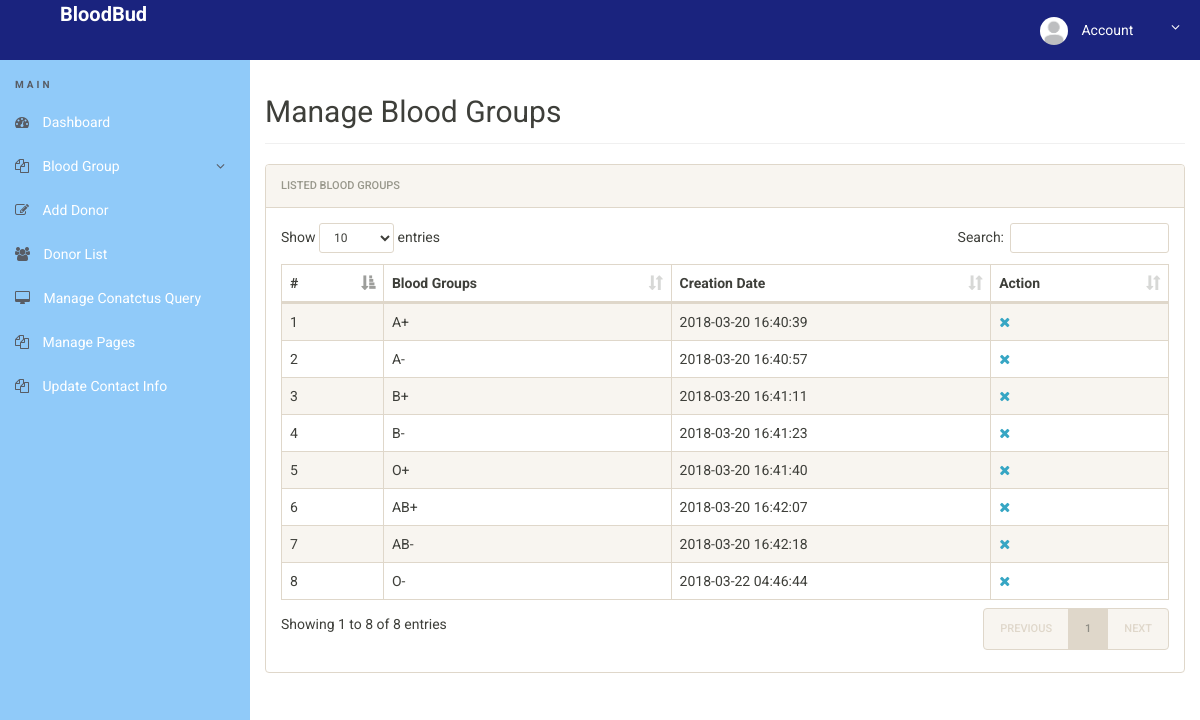
/admin/manage-bloodgroup.php (signed in), run on the app's committed database.
### tables this page shows
CREATE TABLE `tblbloodgroup` (
  `id` int(11) NOT NULL,
  `BloodGroup` varchar(20) DEFAULT NULL,
  `PostingDate` timestamp NOT NULL DEFAULT CURRENT_TIMESTAMP
);

### admin/manage-bloodgroup.php (the view, shortened to what this page needs)
<?php
include('includes/config.php');
if(strlen($_SESSION['alogin'])==0)
	{
header('location:index.php');
}
else{
 ?>
<!doctype html>
<html lang="en" class="no-js">
<head>
	<link rel="stylesheet" href="css/font-awesome.min.css">
	<link rel="stylesheet" href="css/bootstrap.min.css">
	<link rel="stylesheet" href="css/dataTables.bootstrap.min.css">
	<link rel="stylesheet" href="css/bootstrap-social.css">
	<link rel="stylesheet" href="css/bootstrap-select.css">
	<link rel="stylesheet" href="css/fileinput.min.css">
	<link rel="stylesheet" href="css/awesome-bootstrap-checkbox.css">
	<link rel="stylesheet" href="css/style.css">
</head>
<body>
	<?php include('includes/header.php');?>
	<div class="ts-main-content">
		<?php include('includes/leftbar.php');?>
		<div class="content-wrapper">
			<div class="container-fluid">
				<div class="row">
					<div class="col-md-12">
						<h2 class="page-title">Manage Blood Groups</h2>
						<div class="panel panel-default">
							<div class="panel-heading">Listed  Blood Groups</div>
							<div class="panel-body">
								<table id="zctb" class="display table table-striped table-bordered table-hover" cellspacing="0" width="100%">
									<thead>
										<tr>
										<th>#</th>
												<th>Blood Groups</th>
											<th>Creation Date</th>
											<th>Action</th>
										</tr>
									</thead>
									<tbody>
<?php $sql = "SELECT * from  tblbloodgroup ";
$query = $dbh -> prepare($sql);
$query->execute();
$results=$query->fetchAll(PDO::FETCH_OBJ);
$cnt=1;
if($query->rowCount() > 0)
{
foreach($results as $result)
{				?>
										<tr>
											<td><?php echo htmlentities($cnt);?></td>
											<td><?php echo htmlentities($result->BloodGroup);?></td>
											<td><?php echo htmlentities($result->PostingDate);?></td>
<td>
<a href="manage-bloodgroup.php?del=<?php echo $result->id;?>" onclick="return confirm('Do you want to delete');"><i class="fa fa-close"></i></a></td>
										</tr>
										<?php $cnt=$cnt+1; }} ?>
									</tbody>
								</table>
							</div>
						</div>
					</div>
				</div>
			</div>
		</div>
	</div>
</body>
</html>
<?php } ?>

### admin/css/style.css (style rules this page uses)
html { font-size: 14px; }
@media only screen and (min-width: 480px) { html { font-size: 17px; } }
@media only screen and (min-width: 768px) { html { font-size: 14px; } }
body { font-size: 1em; }
a { color: #37a6c4; }
.panel { overflow: hidden; }
.page-title { padding-bottom: 15px; margin-bottom: 20px; border-bottom: 1px solid #f0f0f0; }
.ts-main-content .content-wrapper { padding-top: 15px; margin-top: 60px; }
@media only screen and (min-width: 992px) { .ts-main-content .content-wrapper { margin-left: 250px; } }

### data on the page
tblbloodgroup: BloodGroup "A+", PostingDate "2018-03-20 16:40:39"
tblbloodgroup: BloodGroup "A-", PostingDate "2018-03-20 16:40:57"
tblbloodgroup: BloodGroup "B+", PostingDate "2018-03-20 16:41:11"
tblbloodgroup: BloodGroup "B-", PostingDate "2018-03-20 16:41:23"
tblbloodgroup: BloodGroup "O+", PostingDate "2018-03-20 16:41:40"
tblbloodgroup: BloodGroup "AB+", PostingDate "2018-03-20 16:42:07"
tblbloodgroup: BloodGroup "AB-", PostingDate "2018-03-20 16:42:18"
tblbloodgroup: BloodGroup "O-", PostingDate "2018-03-22 04:46:44"
